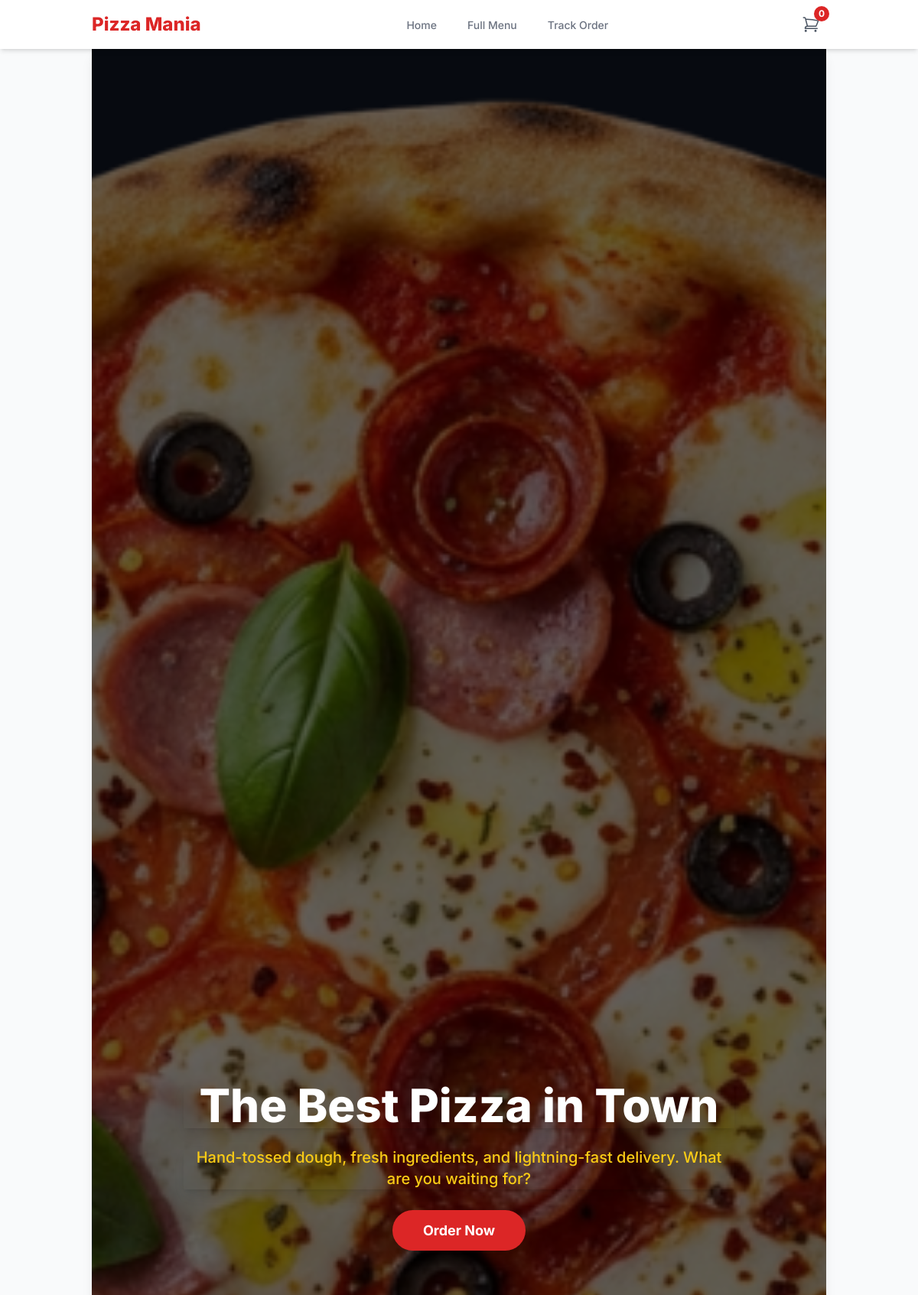
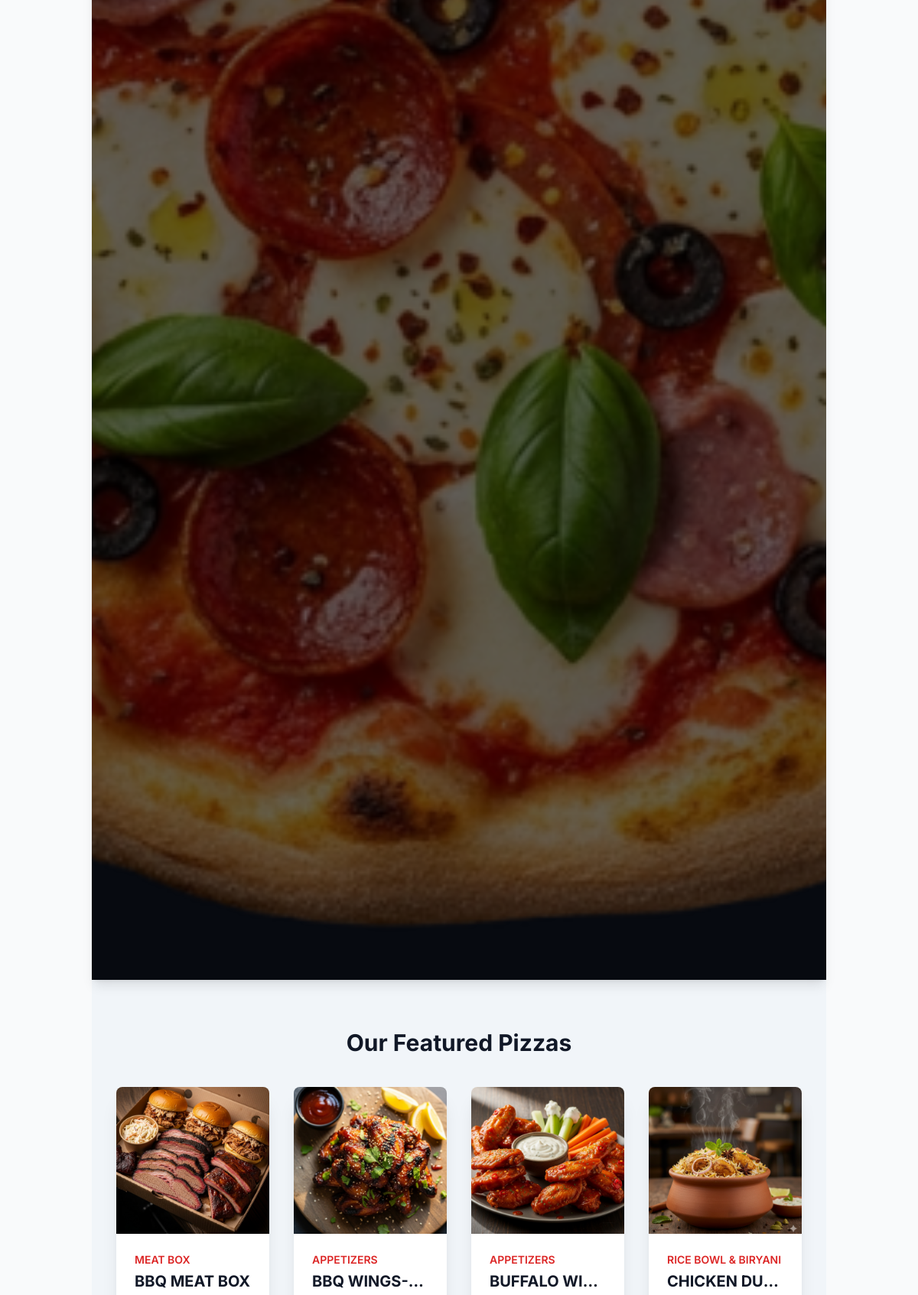
The app's page /indexdemo.php (upper part) with its own data (2 pictures, top to bottom).
### tables this page shows
CREATE TABLE IF NOT EXISTS `menu_items` (
  `id` int NOT NULL AUTO_INCREMENT,
  `category_id` int NOT NULL,
  `name` varchar(150) NOT NULL,
  `description` text,
  `price` decimal(10,2) NOT NULL,
  `image` varchar(255) DEFAULT NULL,
  `is_available` tinyint(1) NOT NULL DEFAULT '1',
  `is_featured` tinyint(1) NOT NULL DEFAULT '0',
  PRIMARY KEY (`id`),
  KEY `category_id` (`category_id`)
);

CREATE TABLE IF NOT EXISTS `categories` (
  `id` int NOT NULL AUTO_INCREMENT,
  `name` varchar(100) NOT NULL,
  `description` text,
  `image` varchar(255) DEFAULT NULL,
  `svg_icon` text,
  `is_visible` tinyint(1) NOT NULL DEFAULT '1',
  PRIMARY KEY (`id`)
);

### config.php (called while the page is built, shortened)
<?php
$db = new mysqli(DB_HOST, DB_USER, DB_PASS, DB_NAME);
$db->set_charset("utf8mb4");
$settings = [];
$settings_query = $db->query("SELECT setting_key, setting_value FROM site_settings");
if ($settings_query) {
    while ($row = $settings_query->fetch_assoc()) {
        $settings[$row['setting_key']] = $row['setting_value'];
    }
} else {
    die("Error: Could not load site settings from database.");
}
function e($data) {
    return htmlspecialchars($data ?? '', ENT_QUOTES, 'UTF-8');
}
?>

### indexdemo.php (the view, shortened to what this page needs)
<?php
require_once('includes/header.php');
$featured_items = [];
$sql_featured = "SELECT m.id, m.name, m.price, m.image, c.name as category_name
                 FROM menu_items m
                 JOIN categories c ON m.category_id = c.id
                 WHERE m.is_available = 1 AND m.is_featured = 1
                 ORDER BY m.name ASC
                 LIMIT 8";
$result_featured = $db->query($sql_featured);
if ($result_featured) {
    while ($row = $result_featured->fetch_assoc()) {
        $featured_items[] = $row;
    }
}
?>
<section class="relative bg-gray-900 h-[60vh] min-h-[400px] flex items-center justify-center text-center -mt-8 shadow-lg">
    <div class="absolute inset-0">
        <img src="<?php echo e(BASE_URL . ($settings['hero_image_url'] ?? 'https://placehold.co/1600x700/222222/555555?text=Pizza+Mania+Banner')); ?>"
             alt="Pizza Mania"
             class="w-full h-full object-cover"
             onerror="this.src='https://placehold.co/1600x700/222222/555555?text=Pizza+Mania+Banner'">
        <div class="absolute inset-0 bg-black bg-opacity-60"></div>
    </div>
    <div class="relative max-w-3xl mx-auto px-6 z-10">
        <h1 class="text-4xl lg:text-6xl font-extrabold text-white shadow-lg leading-tight">
            <?php echo e($settings['hero_title'] ?? 'Welcome to Pizza Mania'); ?>
        </h1>
        <div class="mt-6 text-xl text-yellow-400 font-medium shadow-lg">
            <?php echo strip_tags(
                $settings['hero_subtitle'] ?? '<p>Hot, fresh pizza delivered to your door.</p>',
                '<p><b><i>'
            ); ?>
        </div>
        <div class="mt-10">
            <a href="<?php echo BASE_URL; ?>/menu" class="px-10 py-4 bg-brand-red text-white text-lg font-bold rounded-full shadow-lg hover:bg-red-700 transition-colors transform hover:scale-105">
                Order Now
            </a>
        </div>
    </div>
</section>
<?php if (!empty($featured_items)): ?>
<section class="py-16 bg-slate-100">
    <div class="container mx-auto px-4 sm:px-6 lg:px-8">
        <h2 class="text-3xl font-bold text-gray-900 mb-10 text-center">Our Featured Pizzas</h2>
        <div class="grid grid-cols-1 sm:grid-cols-2 lg:grid-cols-4 gap-8">
            <?php foreach ($featured_items as $item): ?>
                <div class="bg-white rounded-lg shadow-xl overflow-hidden transform transition-all hover:scale-105 hover:shadow-2xl">
                    <a href="<?php echo BASE_URL; ?>/menu#item-<?php echo e($item['id']); ?>" class="block">
                        <img
                            src="<?php echo e(BASE_URL . ($item['image'] ?? 'https://placehold.co/400x300/EFEFEF/AAAAAA?text=No+Image')); ?>"
                            alt="<?php echo e($item['name']); ?>"
                            class="w-full h-48 object-cover"
                            onerror="this.src='https://placehold.co/400x300/EFEFEF/AAAAAA?text=No+Image'"
                        >
                    </a>
                    <div class="p-6">
                        <div class="text-sm font-semibold text-brand-red mb-1 uppercase"><?php echo e($item['category_name']); ?></div>
                        <h3 class="text-xl font-bold text-gray-900 truncate"><?php echo e($item['name']); ?></h3>
                    </div>
                </div>
            <?php endforeach; ?>
        </div>
    </div>
</section>
<?php endif; ?>
<?php
require_once('includes/footer.php');
?>

### includes/header.php (style rules this page uses)
html { scroll-behavior: smooth; }

### records on screen
menu_items: image (picture), category.name "MEAT BOX", name "BBQ MEAT BOX"
menu_items: image (picture), category.name "APPETIZERS", name "BBQ WINGS-…"
menu_items: image (picture), category.name "APPETIZERS", name "BUFFALO WI…"
menu_items: image (picture), category.name "RICE BOWL & BIRYANI", name "CHICKEN DU…"

### other values on screen
$settings['store_name'] "Pizza Mania"
$cart_count "0"
$settings['hero_title'] "The Best Pizza in Town"
